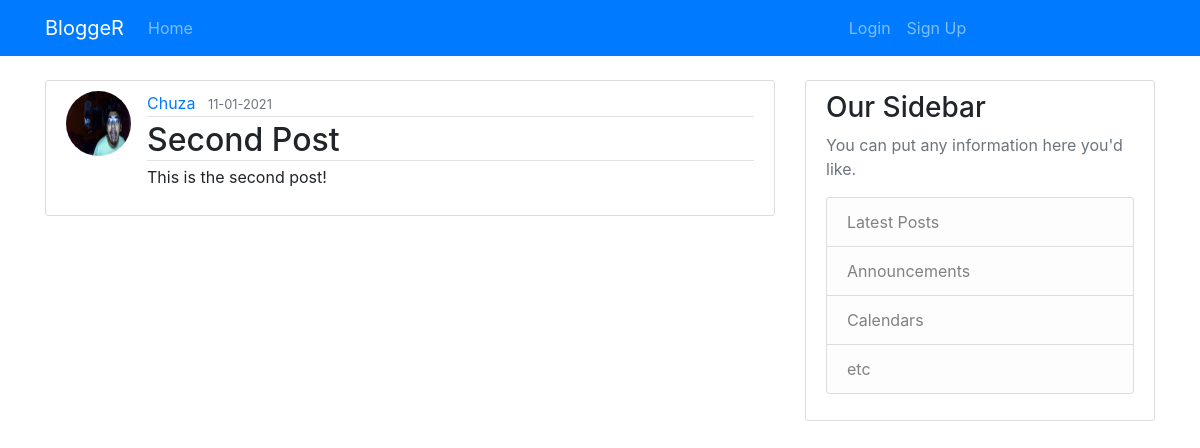
Screenshot of /post/2 with the database file from the repository.
### main/models.py (models this page shows, shortened)
class User(db.Model,UserMixin):
    id = db.Column(db.Integer, primary_key=True)
    username = db.Column(db.String(20), unique=True, nullable=False)
    email = db.Column(db.String(120), unique=True, nullable=False)
    image_file = db.Column(db.String(20), unique=False,
                           nullable=False, default="default.jpg")
    password = db.Column(db.String(60), nullable=False)
    posts = db.relationship('Post',
                            backref=db.backref('author', lazy=True))

class Post(db.Model):
    id = db.Column(db.Integer, primary_key=True)
    title = db.Column(db.String, nullable=False)
    date_posted = db.Column(db.DateTime, nullable=False,
                            default=datetime.utcnow)
    content = db.Column(db.Text, nullable=False)
    user_id = db.Column(db.Integer, db.ForeignKey('user.id'), nullable=False)

### main/routes.py (the view)
@app.route('/post/<int:post_id>')
def post(post_id):
    post=Post.query.get_or_404(post_id)
    return render_template('post.html',title=post.title,post=post)

### main/templates/post.html (shortened to what this page needs)
{%extends "layout.html" %}
{%block content%}
<article class="media content-section">
	<img src="{{url_for('static',filename='picture/'+post.author.image_file)}}" class='rounded-circle article-img'>
	<div class="media-body">
		<div class="article-metadata">
			<a class="mr-2" href="#">{{ post.author.username }}</a>
            <small class="text-muted">{{ post.date_posted.strftime('%d-%m-%Y') }}</small>
		</div>
		<h2 class="article-metadata">{{ post.title }}</h2>
		<p class="article-content">{{ post.content }}</p>
	</div>
</article>
{%endblock content%}

### main/static/main.css (style rules this page uses)
body { background: #fafafa; color: #333333; margin-top: 5rem; }
h1, h2, h3, h4, h5, h6 { color: #444444; }
.content-section { background: #ffffff; padding: 10px 20px; border: 1px solid #dddddd; border-radius: 3px; margin-bottom: 20px; }
.article-content { white-space: pre-line; }
.article-img { height: 65px; width: 65px; margin-right: 16px; }
.article-metadata { padding-bottom: 1px; margin-bottom: 4px; border-bottom: 1px solid #e3e3e3 }

### rows the page displays
User: image_file (picture), author.username "Chuza"
Post: date_posted "11-01-2021", title "Second Post", content "This is the second post!"
